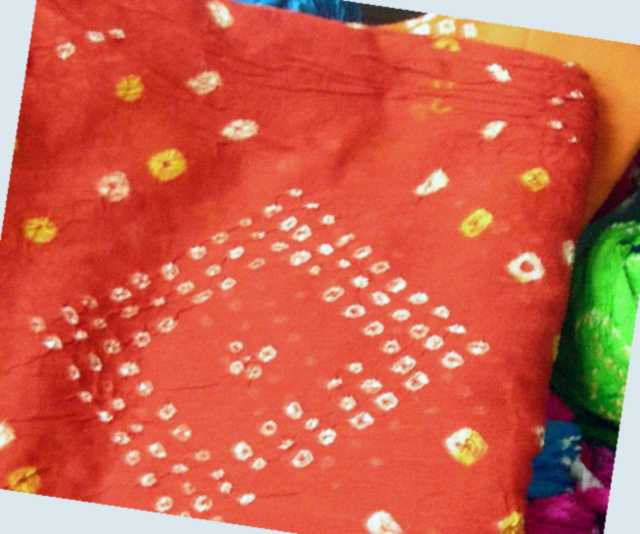
#> input picture test_queries/q_D002.jpg, 640 x 534 px
$ python -i images.py   (imports and definitions only)
#> lines starting #> are read from the running program, lines starting #| are printed output that depends on the picture
#> further down, picture is the input picture: PIL image 640x534 RGB; mean R, G, B 205.1, 95.2, 74.5
"""Image checks and clean-up, shared by ingestion and uploads."""

import io

import numpy as np

from PIL import Image, ImageOps, UnidentifiedImageError

from backend.config import CONFIG

# [1 line that did not run here, left out]
# [1 line that did not run here, left out]

# "image/jpeg" -> "JPEG" (Pillow's name)
# [1 line that did not run here, left out]

# decompression-bomb guard
Image.MAX_IMAGE_PIXELS = 60_000_000


class BadImage(Exception):
    """Raised with a friendly message when a file is not a usable photo."""


def load_image(data: bytes) -> Image.Image:
    if not data:
        raise BadImage("The file is empty.")
    if len(data) > MAX_BYTES:
        raise BadImage(f"The photo is too big. Please send one under {CONFIG['uploads']['max_mb']} MB.")
    try:
        img = Image.open(io.BytesIO(data))
        img.load()
    except (UnidentifiedImageError, OSError, Image.DecompressionBombError) as e:
        raise BadImage("That file is not a photo we can read. Please send a JPG, PNG or WEBP.") from e
    # Check the real format, not the file name (a renamed PDF or GIF is caught here).
    if img.format not in ALLOWED_FORMATS:
        raise BadImage(f"{img.format or 'This'} files are not supported. Please send a JPG, PNG or WEBP photo.")

    img = ImageOps.exif_transpose(img)
    img = img.convert("RGB")
    img.thumbnail((MAX_SIDE, MAX_SIDE))
    return img


def load_image_file(path) -> Image.Image:
    with open(path, "rb") as f:
        return load_image(f.read())


def to_jpeg_bytes(img: Image.Image) -> bytes:
    buf = io.BytesIO()
    img.save(buf, format="JPEG", quality=90)
    return buf.getvalue()


def colour_profile(img: Image.Image):
    """Cheap colour summary of the middle of a photo (edges are often background)."""
    w, h = img.size
#> w = 640; h = 534
    middle = img.crop((int(w * 0.2), int(h * 0.2), int(w * 0.8), int(h * 0.8))).resize((64, 64))
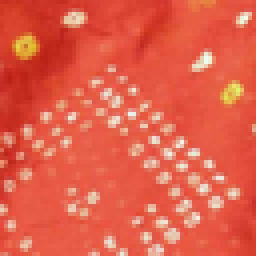
#> middle: PIL image 64x64 RGB (shown 4 times larger); mean R, G, B 225.9, 94.3, 73
    pixels = list(middle.convert("HSV").getdata())
#> pixels = 4096 items, first 6: (4, 212, 200), (4, 216, 197), (4, 213, 201), (4, 210, 204), (4, 214, 200), (4, 213, 203)
    brightness = sum(v for _, _, v in pixels) / len(pixels) / 255
#> brightness = 0.886
    # Most common hue among clearly coloured pixels, in 12 slices of 30 degrees
    slices = [0] * 12
    for hue, sat, val in pixels:
        if sat > 64 and val > 50:
            slices[hue * 12 // 256] += 1
#> this loop made 4096 passes
#> after the loop, slices = [3947, 45, 1, 0, 0, 0, 0, 0, 0, 0, 0, 0]
    hue = None
    if sum(slices) > len(pixels) * 0.2:
        hue = slices.index(max(slices)) * 30 + 15
#> hue = 15
    return {"brightness": brightness, "hue": hue}


def colour_histogram(img: Image.Image):
    """Hue, saturation and brightness of the middle of a photo, as 192 shares that add up to 1."""
    w, h = img.size
    middle = img.crop((int(w * 0.15), int(h * 0.15), int(w * 0.85), int(h * 0.85))).resize((96, 96))
    hsv = np.asarray(middle.convert("HSV")).reshape(-1, 3).astype(int)
    bins = (hsv[:, 0] * 12 // 256) * 16 + (hsv[:, 1] * 4 // 256) * 4 + hsv[:, 2] * 4 // 256
    counts = np.bincount(bins, minlength=192).astype(float)
    return counts / counts.sum()

>>> from PIL import Image
>>> picture = Image.open('../test_queries/q_D002.jpg')
>>> result = colour_profile(picture)
#> result = {'brightness': 0.886, 'hue': 15}

$ run again, on test_queries/q_D003.jpg
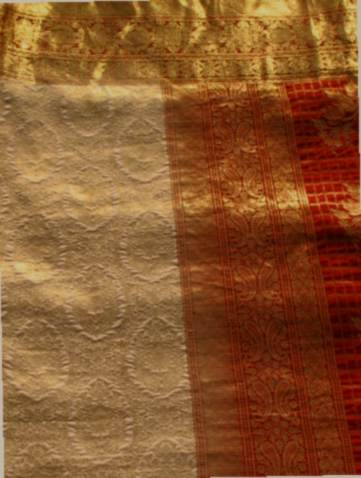
#> input picture test_queries/q_D003.jpg, 361 x 478 px
#> picture is the input picture: PIL image 361x478 RGB; mean R, G, B 137.4, 85.5, 44.3
#> in colour_profile, `middle = img.crop((int(w * 0.2), int(h * 0.2), int(w * 0.8), int(h * 0..`:
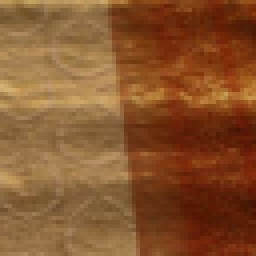
#> middle: PIL image 64x64 RGB (shown 4 times larger); mean R, G, B 135.6, 84.7, 45
#> pixels = 4096 items, first 6: (26, 128, 191), (26, 135, 190), (27, 134, 188), (26, 141, 175), (26, 144, 169), (26, 139, 174)
#> brightness = 0.532
#> the loop in colour_profile, `for hue, sat, val in pixels:` made 4096 passes
#> after the loop in colour_profile, `for hue, sat, val in pixels:`: slices = [2280, 1816, 0, 0, 0, 0, 0, 0, 0, 0, 0, 0]
#> in colour_profile, `hue = slices.index(max(slices)) * 30 + 15`: hue = 15
#> result = {'brightness': 0.532, 'hue': 15}

$ run again, on test_queries/q_D005.jpg
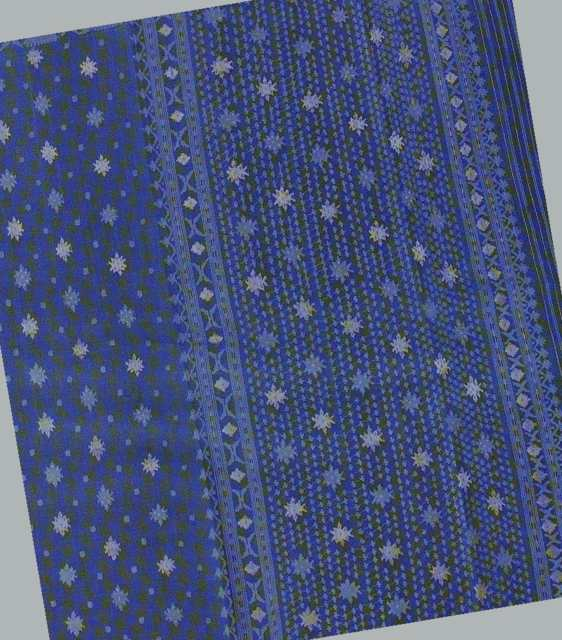
#> input picture test_queries/q_D005.jpg, 562 x 640 px
#> picture is the input picture: PIL image 562x640 RGB; mean R, G, B 71.1, 83.4, 121.3
#> in colour_profile, `middle = img.crop((int(w * 0.2), int(h * 0.2), int(w * 0.8), int(h * 0..`:
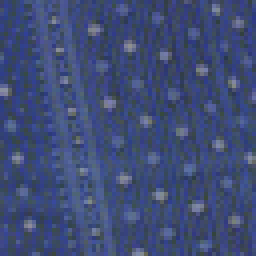
#> middle: PIL image 64x64 RGB (shown 4 times larger); mean R, G, B 62.9, 76.3, 117.5
#> pixels = 4096 items, first 6: (161, 105, 99), (161, 152, 129), (158, 134, 108), (140, 81, 81), (155, 123, 107), (161, 158, 142)
#> brightness = 0.461
#> the loop in colour_profile, `for hue, sat, val in pixels:` made 4096 passes
#> after the loop in colour_profile, `for hue, sat, val in pixels:`: slices = [0, 0, 0, 0, 2, 7, 334, 3514, 1, 0, 0, 0]
#> in colour_profile, `hue = slices.index(max(slices)) * 30 + 15`: hue = 225
#> result = {'brightness': 0.461, 'hue': 225}

$ run again, on test_queries/q_D007.jpg
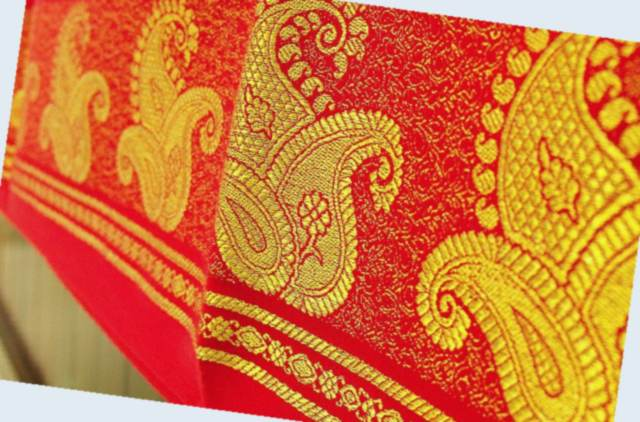
#> input picture test_queries/q_D007.jpg, 640 x 422 px
#> picture is the input picture: PIL image 640x422 RGB; mean R, G, B 212, 118.5, 58.3
#> in colour_profile, `middle = img.crop((int(w * 0.2), int(h * 0.2), int(w * 0.8), int(h * 0..`:
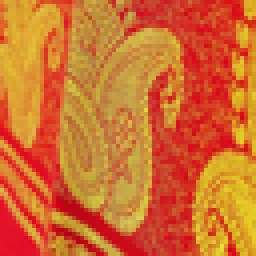
#> middle: PIL image 64x64 RGB (shown 4 times larger); mean R, G, B 210, 109.1, 46.9
#> pixels = 4096 items, first 6: (19, 198, 229), (26, 184, 225), (30, 193, 216), (27, 199, 220), (23, 204, 216), (28, 193, 221)
#> brightness = 0.824
#> the loop in colour_profile, `for hue, sat, val in pixels:` made 4096 passes
#> after the loop in colour_profile, `for hue, sat, val in pixels:`: slices = [1890, 1846, 0, 0, 0, 0, 0, 0, 0, 0, 0, 360]
#> in colour_profile, `hue = slices.index(max(slices)) * 30 + 15`: hue = 15
#> result = {'brightness': 0.824, 'hue': 15}
